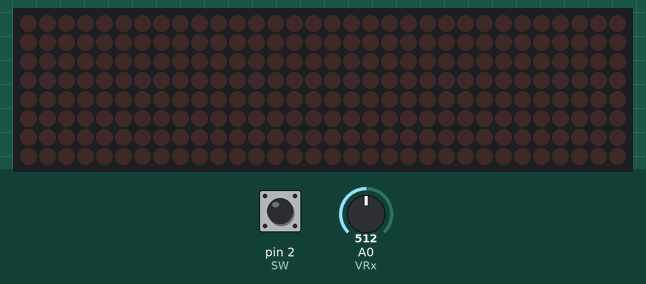
Recording of a sketch running on a simulated Arduino Uno, built with avr-gcc and run on an emulated ATmega328P. Shown: 32×8 LED matrix. Inputs (shaded band) come from the test bench; at power-on: A0 (VRx) = 512, pin 2 (SW) HIGH. Random numbers use the default seed unless the sketch sets one.

Above: at 1.2 s.
1.3 s: A0 (VRx) set to 692
3.3 s: A0 (VRx) set to 717
At 4.2 s:
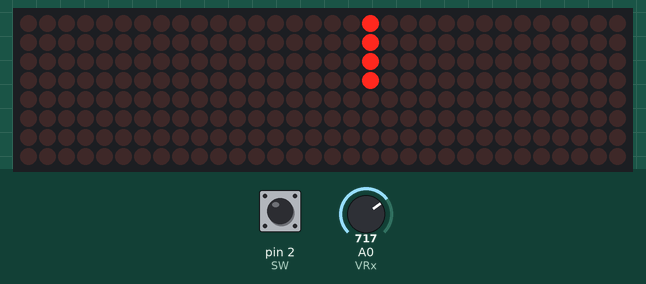
5.5 s: pin 2 (SW) pulled LOW for 0.2 s
At 7.24 s:
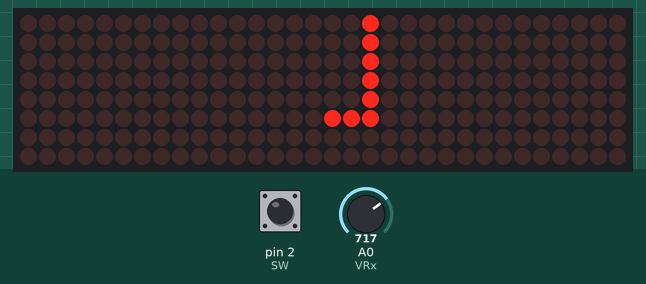
7.7 s: pin 2 (SW) pulled LOW for 1 s
At 8.42 s:
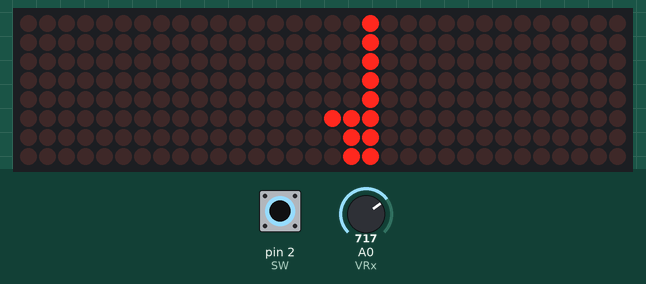
10.2 s: pin 2 (SW) pulled LOW for 0.2 s
At 11.63 s:
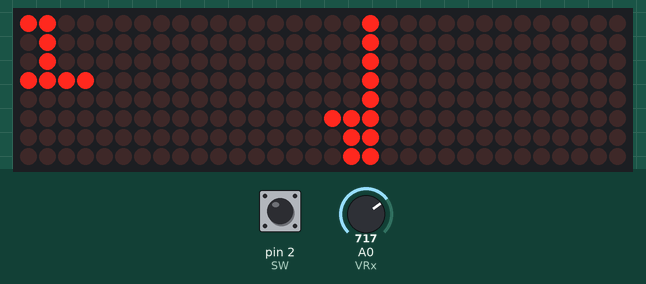
12.3 s: A0 (VRx) set to 690
At 15.83 s:
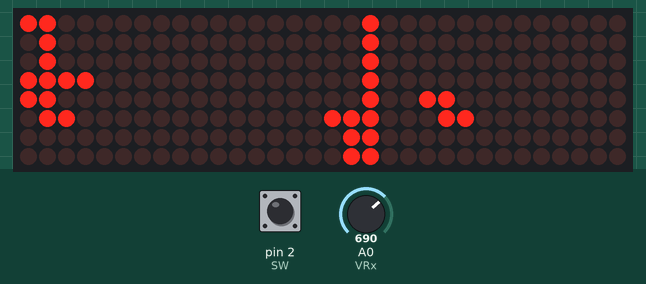

Measured:
- the behaviour switches between 700 and 701 on A0 (VRx) (found by bisection; images 0 and 1)

The sketch:

tetris16.3.ino
```cpp
#include <LedControl.h>

LedControl lc = LedControl(12, 11, 10, 4); // DIN, CLK, CS, devices

const int VRx = A0;
const int VRy = A1;
const int SW = 2;

unsigned long lastMove = 0;
unsigned long fallSpeed = 300;
unsigned long lastInput = 0;
bool buttonHeld = false;

uint16_t board[16]; // 16x16 board, each row is 16 bits wide

const byte pieces[7][4][2] = {
  // I
  { {0,3}, {1,3}, {2,3}, {3,3} },
  // O
  { {0,3}, {0,4}, {1,3}, {1,4} },
  // T
  { {0,3}, {1,2}, {1,3}, {1,4} },
  // L
  { {0,3}, {1,3}, {2,3}, {2,4} },
  // J
  { {0,4}, {1,4}, {2,4}, {2,3} },
  // S
  { {1,2}, {1,3}, {0,3}, {0,4} },
  // Z
  { {0,2}, {0,3}, {1,3}, {1,4} }
};

byte currentPiece[4][2];
int type = 0;

void setup() {
  for (int i = 0; i < 4; i++) {
    lc.shutdown(i, false);
    lc.setIntensity(i, 8);
    lc.clearDisplay(i);
  }

  pinMode(SW, INPUT_PULLUP);
  randomSeed(analogRead(A5));
  spawnPiece();
}

void loop() {
  unsigned long now = millis();
  if (now - lastMove > fallSpeed) {
    lastMove = now;
    if (!movePiece(1)) {
      lockPiece();
      clearLines();
      spawnPiece();
    }
  }

  handleInput();
  drawBoard();
  delay(30);
}

void drawBoard() {
  for (int y = 0; y < 16; y++) {
    for (int x = 0; x < 16; x++) {
      bool filled = (board[y] & (1 << x)) != 0;
      setPixel16x16(x, y, filled);
    }
  }

  for (int i = 0; i < 4; i++) {
    int row = currentPiece[i][0];
    int col = currentPiece[i][1];
    if (row >= 0 && row < 16 && col >= 0 && col < 16)
      setPixel16x16(col, row, true);
  }
}

void setPixel16x16(int x, int y, bool state) {
  int module = -1;
  int row = y % 8;
  int col = x % 8;

  if (x < 8 && y >= 8) module = 0;       // M0 (bottom-left)
  else if (x >= 8 && y >= 8) module = 1; // M1 (bottom-right)
  else if (x < 8 && y < 8) module = 2;   // M2 (top-left)
  else if (x >= 8 && y < 8) module = 3;  // M3 (top-right)

  if (module == 1 || module == 3) {
    row = 7 - row;
    col = 7 - col;
  }

  lc.setLed(module, row, col, state);
}

bool movePiece(int dy) {
  for (int i = 0; i < 4; i++) {
    int ny = currentPiece[i][0] + dy;
    int nx = currentPiece[i][1];
    if (ny >= 16 || (board[ny] & (1 << nx))) return false;
  }
  for (int i = 0; i < 4; i++) currentPiece[i][0] += dy;
  return true;
}

void moveHorizontal(int dx) {
  for (int i = 0; i < 4; i++) {
    int nx = currentPiece[i][1] + dx;
    int ny = currentPiece[i][0];
    if (nx < 0 || nx >= 16 || (board[ny] & (1 << nx))) return;
  }
  for (int i = 0; i < 4; i++) currentPiece[i][1] += dx;
}

void lockPiece() {
  for (int i = 0; i < 4; i++) {
    int y = currentPiece[i][0];
    int x = currentPiece[i][1];
    if (y >= 0 && y < 16 && x >= 0 && x < 16)
      board[y] |= (1 << x);
  }
}

void clearLines() {
  for (int y = 15; y >= 0; y--) {
    if (board[y] == 0xFFFF) {
      for (int j = y; j > 0; j--) board[j] = board[j - 1];
      board[0] = 0;
      y++;
    }
  }
}

void spawnPiece() {
  type = random(0, 7);
  for (int i = 0; i < 4; i++) {
    currentPiece[i][0] = pieces[type][i][0];
    currentPiece[i][1] = pieces[type][i][1] + 6; // center spawn
  }
}

void handleInput() {
  int xVal = analogRead(VRx);
  static unsigned long lastJoy = 0;

  if (millis() - lastJoy > 150) {
    if (xVal < 300) {
      moveHorizontal(-1);
      lastJoy = millis();
    } else if (xVal > 700) {
      moveHorizontal(1);
      lastJoy = millis();
    }
  }

  bool pressed = digitalRead(SW) == LOW;
  if (pressed && !buttonHeld) {
    buttonHeld = true;
    unsigned long t = millis();
    delay(25); // debounce

    // Check if it's a tap or hold
    while (digitalRead(SW) == LOW) {
      if (millis() - t > 400) {
        // Held: hard drop
        while (movePiece(1));
        return;
      }
    }

    rotatePiece(); // Tap: rotate
  }

  if (!pressed) buttonHeld = false;
}

void rotatePiece() {
  int cx = currentPiece[1][1];
  int cy = currentPiece[1][0];
  byte rotated[4][2];

  for (int i = 0; i < 4; i++) {
    int x = currentPiece[i][1] - cx;
    int y = currentPiece[i][0] - cy;
    int rx = -y + cx;
    int ry = x + cy;

    if (rx < 0 || rx >= 16 || ry < 0 || ry >= 16 || (board[ry] & (1 << rx)))
      return;

    rotated[i][0] = ry;
    rotated[i][1] = rx;
  }

  for (int i = 0; i < 4; i++) {
    currentPiece[i][0] = rotated[i][0];
    currentPiece[i][1] = rotated[i][1];
  }
}
```
